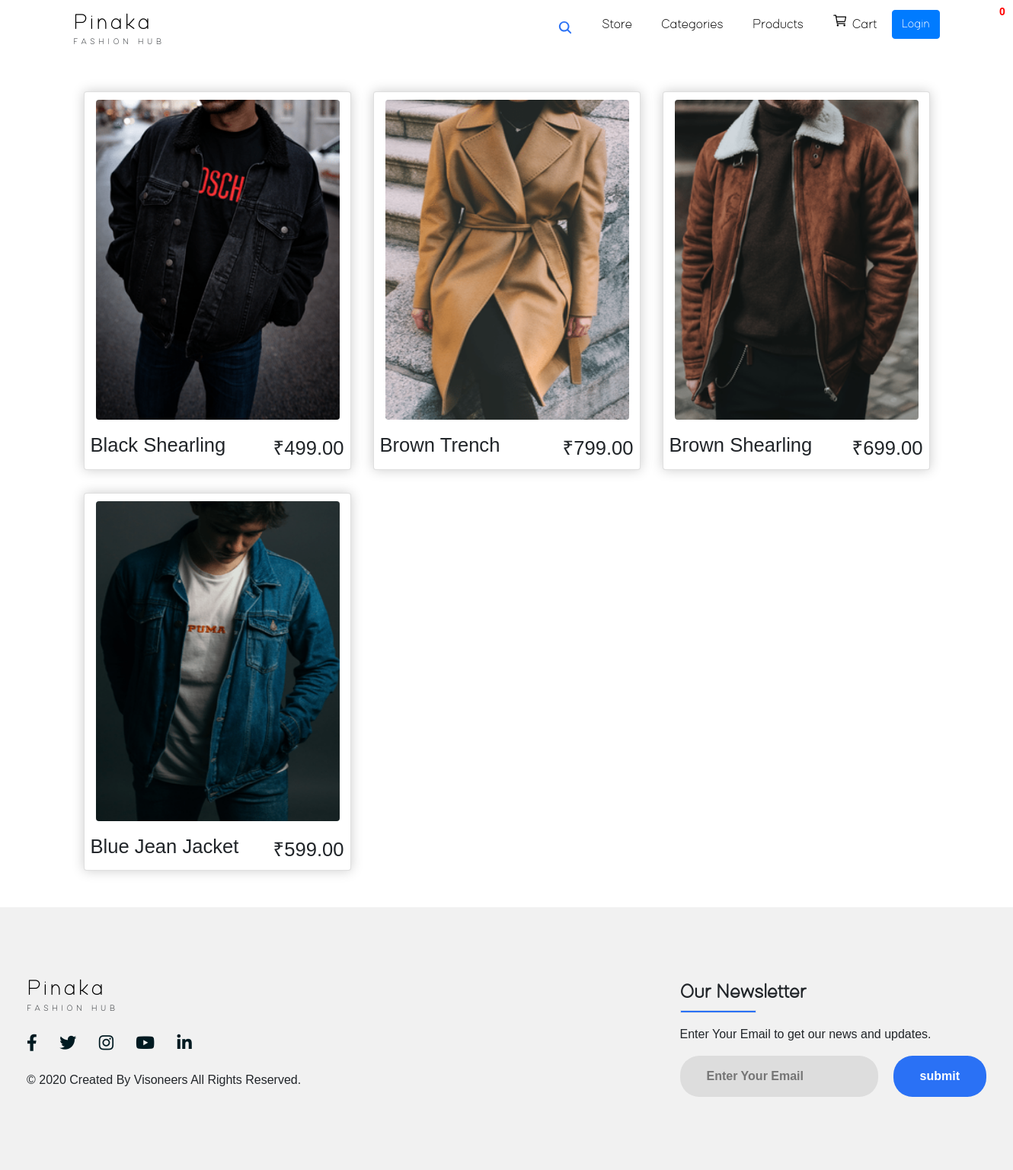
The page / on the database its author committed.
### store/models.py (models this page shows, shortened)
class Product(models.Model):
    name=models.CharField(max_length=200,null=True)
    price=models.FloatField()
    digital=models.BooleanField(default=False,null=True,blank=False)
    image=models.ImageField(null=True,blank=True)
    @property
    def imageURL(self):
        try:
            url=self.image.url #chk
        except:
            url=' '
        return url

### store/views.py (the view)
# urls.py: path('', views.store, name = "store"),
def store(request):
    products=Product.objects.all()
    context = {'products':products}
    return render(request, 'store/store.html', context)

### store/templates/store/store.html
{% extends 'store/main.html' %}
{% load static %}
{% block content %}
<div class="product">
    {% for product in products %}
    <div class="box-element card">
        <div class="img">
            <img src="{{product.imageURL}}" alt="Network Problem">
        </div>
        <div class="content">
            <h1>{{product.name}}</h1>
            <span class="price">₹{{product.price|floatformat:2}}</span>
        </div>
    </div>
    {% endfor %}
</div>
{% endblock content %}

### static/css/main.css (style rules this page uses)
html, body { margin: 0; padding: 0; width: 100%; height: 100vh; font-family: "Helvetica"; }
.product { position: relative; display: grid; grid-template-columns: repeat(auto-fit, minmax(350px, 1fr)); box-sizing: border-box; grid-gap: 30px ; justify-items: center; width: 100%; }
.product .card { position: relative; display: flex; width: 351px; flex-direction: column; transition: 0.3s ease-in-out; padding: 0px; }
.product .card .img { position: relative; width: 320px; height: 440px; top: 10px; left: 15px; }
.product .card .img img { width: 100%; height: 420px; border-radius: 4px; }
.content { display: inline-flex; position: relative; padding: 8px; align-items: flex-start; justify-content: space-between; }
.content h1, .content .price { font-size: 1.6rem; }
.box-element { box-shadow:hsl(0, 0%, 80%) 0 0 16px; border-radius: 4px; background-color: #fff; padding: 10px; }
.product { border-radius: 0 0 4px 4px; }

### rows shown on the page
Product: imageURL (picture), name "Black Shearling", price "499.00"
Product: imageURL (picture), name "Brown Trench", price "799.00"
Product: imageURL (picture), name "Brown Shearling", price "699.00"
Product: imageURL (picture), name "Blue Jean Jacket", price "599.00"
